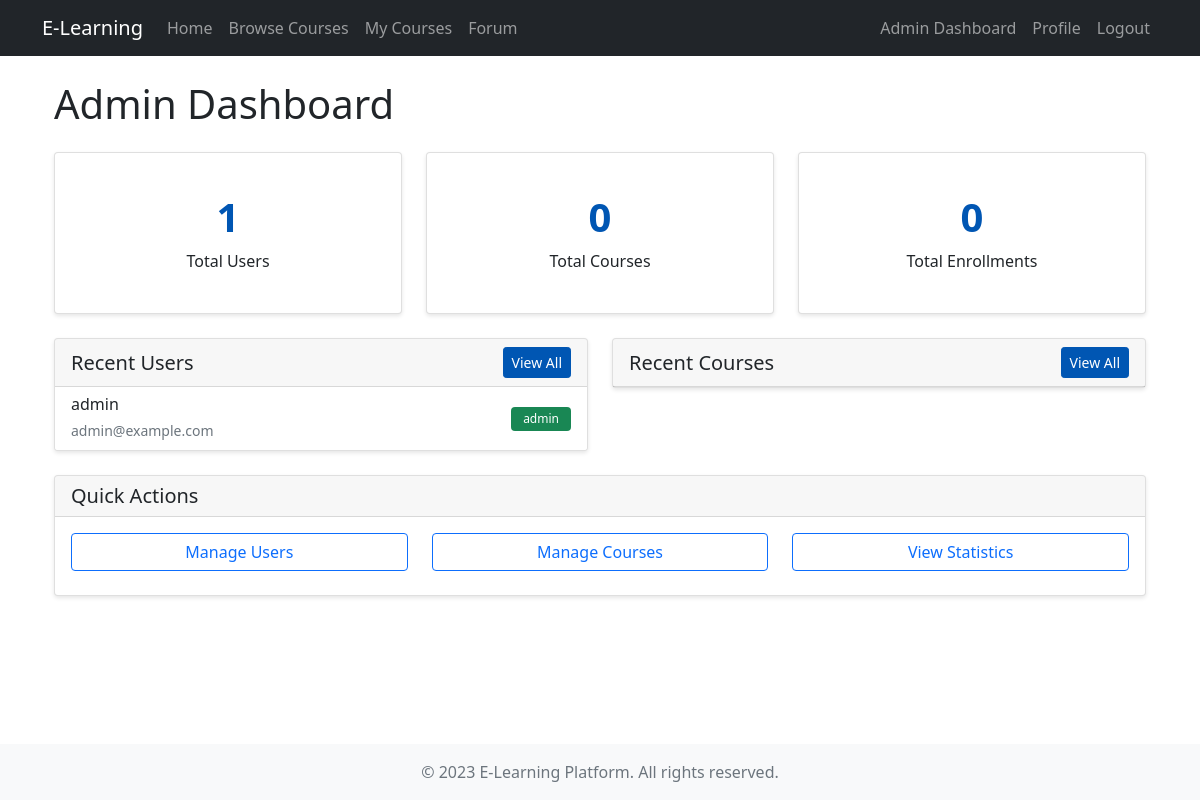
The page /dashboard (signed in) on the database its author committed.
### app/models.py (models this page shows, shortened)
class User(UserMixin, db.Model):
    id = db.Column(db.Integer, primary_key=True)
    username = db.Column(db.String(64), unique=True, nullable=False)
    email = db.Column(db.String(120), unique=True, nullable=False)
    password_hash = db.Column(db.String(128))
    role = db.Column(db.String(20), nullable=False, default='student')
    created_at = db.Column(db.DateTime, default=datetime.utcnow)
    is_active = db.Column(db.Boolean, default=True)
    enrolled_courses = db.relationship('Enrollment', back_populates='student')
    created_courses = db.relationship('Course', back_populates='instructor')
    forum_posts = db.relationship('ForumPost', back_populates='author')
    notifications = db.relationship('Notification', back_populates='user')

### app/admin/routes.py (the view)
@bp.route('/dashboard')
@login_required
@admin_required
def dashboard():
    total_users = User.query.count()
    total_courses = Course.query.count()
    total_enrollments = Enrollment.query.count()
    recent_users = User.query.order_by(User.created_at.desc()).limit(5).all()
    recent_courses = Course.query.order_by(Course.created_at.desc()).limit(5).all()
    return render_template('admin/dashboard.html',
                         title='Admin Dashboard',
                         total_users=total_users,
                         total_courses=total_courses,
                         total_enrollments=total_enrollments,
                         recent_users=recent_users,
                         recent_courses=recent_courses)

### app/admin/routes.py (called while the page is built)
def admin_required(f):
    @wraps(f)
    def decorated_function(*args, **kwargs):
        if not current_user.is_authenticated or current_user.role != 'admin':
            flash('You need to be an admin to access this page.', 'danger')
            return redirect(url_for('main.index'))
        return f(*args, **kwargs)
    return decorated_function

### app/models.py (called while the page is built)
@login_manager.user_loader
def load_user(id):
    return User.query.get(int(id))

### app/templates/admin/dashboard.html (shortened to what this page needs)
{% extends "base.html" %}
{% block content %}
<div class="container">
    <h1 class="mb-4">Admin Dashboard</h1>
    <div class="row mb-4">
        <div class="col-md-4">
            <div class="card stat-card">
                <div class="card-body">
                    <h2>{{ total_users }}</h2>
                    <p class="mb-0">Total Users</p>
                </div>
            </div>
        </div>
        <div class="col-md-4">
            <div class="card stat-card">
                <div class="card-body">
                    <h2>{{ total_courses }}</h2>
                    <p class="mb-0">Total Courses</p>
                </div>
            </div>
        </div>
        <div class="col-md-4">
            <div class="card stat-card">
                <div class="card-body">
                    <h2>{{ total_enrollments }}</h2>
                    <p class="mb-0">Total Enrollments</p>
                </div>
            </div>
        </div>
    </div>
    <div class="row">
        <div class="col-md-6">
            <div class="card mb-4">
                <div class="card-header d-flex justify-content-between align-items-center">
                    <h5 class="mb-0">Recent Users</h5>
                    <a href="{{ url_for('admin.users') }}" class="btn btn-sm btn-primary">View All</a>
                </div>
                <div class="list-group list-group-flush">
                    {% for user in recent_users %}
                    <div class="list-group-item">
                        <div class="d-flex justify-content-between align-items-center">
                            <div>
                                <h6 class="mb-1">{{ user.username }}</h6>
                                <small class="text-muted">{{ user.email }}</small>
                            </div>
                            <span class="badge bg-{{ 'success' if user.is_active else 'danger' }}">
                                {{ user.role }}
                            </span>
                        </div>
                    </div>
                    {% endfor %}
                </div>
            </div>
        </div>
        <div class="col-md-6">
            <div class="card mb-4">
                <div class="card-header d-flex justify-content-between align-items-center">
                    <h5 class="mb-0">Recent Courses</h5>
                    <a href="{{ url_for('admin.courses') }}" class="btn btn-sm btn-primary">View All</a>
                </div>
            </div>
        </div>
    </div>
    <div class="card">
        <div class="card-header">
            <h5 class="mb-0">Quick Actions</h5>
        </div>
        <div class="card-body">
            <div class="row">
                <div class="col-md-4">
                    <a href="{{ url_for('admin.users') }}" class="btn btn-outline-primary w-100 mb-2">
                        Manage Users
                    </a>
                </div>
                <div class="col-md-4">
                    <a href="{{ url_for('admin.courses') }}" class="btn btn-outline-primary w-100 mb-2">
                        Manage Courses
                    </a>
                </div>
                <div class="col-md-4">
                    <a href="{{ url_for('admin.statistics') }}" class="btn btn-outline-primary w-100 mb-2">
                        View Statistics
                    </a>
                </div>
            </div>
        </div>
    </div>
</div>
{% endblock %}

### app/static/css/style.css (style rules this page uses)
body { min-height: 100vh; display: flex; flex-direction: column; }
.card { transition: transform 0.2s ease-in-out; box-shadow: 0 2px 4px rgba(0,0,0,0.1); }
.btn-primary { background-color: #0056b3; border-color: #0056b3; }
.stat-card { text-align: center; padding: 1.5rem; }
.stat-card h2 { font-size: 2.5rem; font-weight: bold; color: #0056b3; margin-bottom: 0.5rem; }
.badge { padding: 0.5em 1em; font-weight: 500; }

### rows shown on the page
User: username "admin", email "admin@example.com", role "admin"

### other values the page prints
{{ total_users }} "1"
{{ total_courses }} "0"
{{ total_enrollments }} "0"
